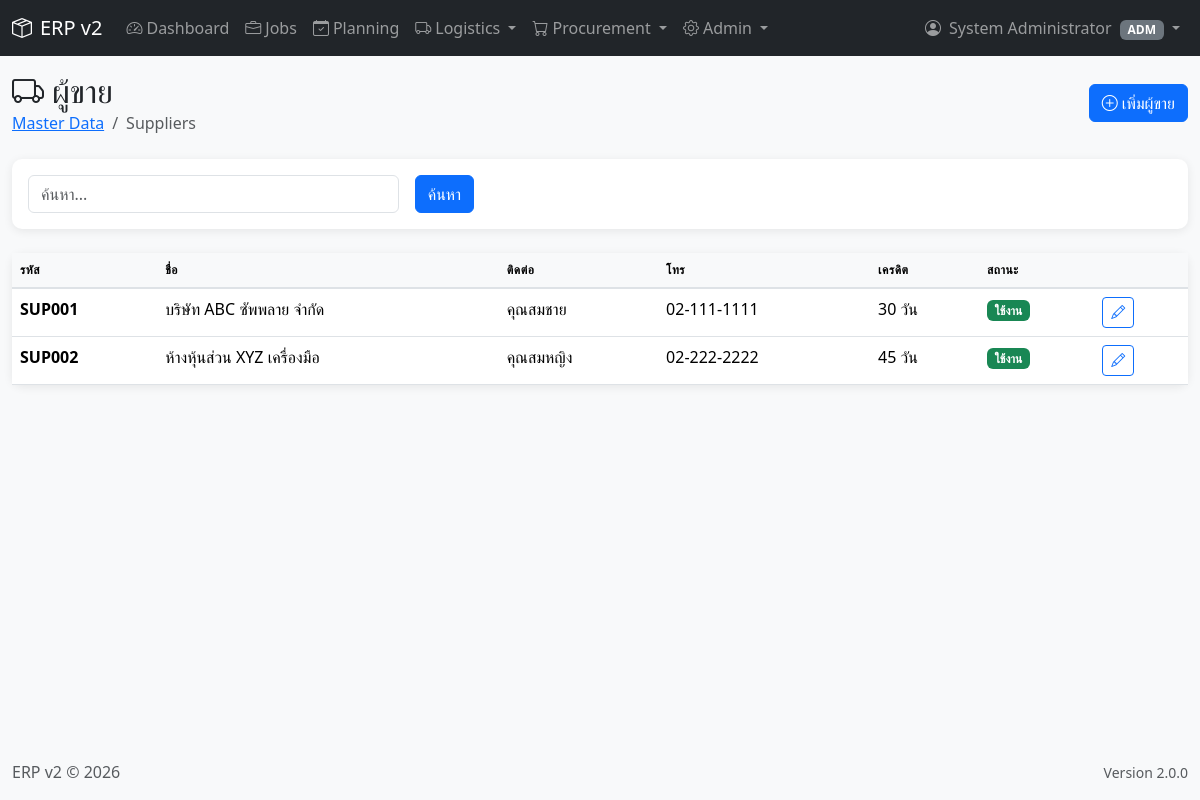
The app's page /modules/master/suppliers.php (signed in) with its own data.
### tables this page shows
CREATE TABLE IF NOT EXISTS `suppliers` (
    `id` INT UNSIGNED NOT NULL AUTO_INCREMENT,
    `code` VARCHAR(20) NOT NULL UNIQUE,
    `name` VARCHAR(200) NOT NULL,
    `contact_name` VARCHAR(100),
    `phone` VARCHAR(50),
    `email` VARCHAR(100),
    `address` TEXT,
    `tax_id` VARCHAR(20),
    `payment_terms` INT DEFAULT 30 COMMENT 'Days',
    `bank_name` VARCHAR(100),
    `bank_account` VARCHAR(50),
    `notes` TEXT,
    `is_active` TINYINT(1) DEFAULT 1,
    `created_by` INT UNSIGNED,
    `created_at` TIMESTAMP DEFAULT CURRENT_TIMESTAMP,
    `updated_at` TIMESTAMP DEFAULT CURRENT_TIMESTAMP ON UPDATE CURRENT_TIMESTAMP,
    PRIMARY KEY (`id`),
    INDEX `idx_code` (`code`),
    INDEX `idx_name` (`name`),
    INDEX `idx_active` (`is_active`)
);

### includes/functions.php (called while the page is built, shortened)
<?php
function e(string $string): string {
    return htmlspecialchars($string, ENT_QUOTES, 'UTF-8');
}
function get(string $key, $default = null) {
    return $_GET[$key] ?? $default;
}

### modules/master/suppliers.php (the view, shortened to what this page needs)
<?php
$db = getDB();
$action = get('action', 'list');
$search = get('search', '');
$showInactive = get('inactive', '0') === '1';
$where = $showInactive ? '1=1' : 'is_active = 1';
$params = [];
$suppliers = $db->prepare("SELECT * FROM suppliers WHERE $where ORDER BY code");
$suppliers->execute($params);
$suppliers = $suppliers->fetchAll();
require_once __DIR__ . '/../../includes/header.php';
?>
<div class="row mb-4">
    <div class="col-12 d-flex justify-content-between align-items-center">
        <div>
            <h2 class="mb-0"><i class="bi bi-truck me-2"></i>ผู้ขาย</h2>
            <nav aria-label="breadcrumb">
                <ol class="breadcrumb mb-0">
                    <li class="breadcrumb-item"><a href="index.php">Master Data</a></li>
                    <li class="breadcrumb-item active">Suppliers</li>
                </ol>
            </nav>
        </div>
        <div>
            <?php if ($action === 'list'): ?>
            <a href="?action=add" class="btn btn-primary"><i class="bi bi-plus-circle me-1"></i>เพิ่มผู้ขาย</a>
            <?php else: ?>
            <a href="suppliers.php" class="btn btn-outline-secondary"><i class="bi bi-arrow-left me-1"></i>กลับ</a>
            <?php endif; ?>
        </div>
    </div>
</div>
<?php if ($action === 'list'): ?>
<div class="card mb-4">
    <div class="card-body">
        <form method="GET" class="row g-3">
            <div class="col-md-4">
                <input type="text" class="form-control" name="search" placeholder="ค้นหา..." value="<?= e($search) ?>">
            </div>
            <div class="col-md-2">
                <button type="submit" class="btn btn-primary">ค้นหา</button>
            </div>
        </form>
    </div>
</div>
<div class="card">
    <div class="card-body p-0">
        <div class="table-responsive">
            <table class="table table-hover mb-0">
                <thead>
                    <tr>
                        <th>รหัส</th>
                        <th>ชื่อ</th>
                        <th>ติดต่อ</th>
                        <th>โทร</th>
                        <th>เครดิต</th>
                        <th>สถานะ</th>
                        <th></th>
                    </tr>
                </thead>
                <tbody>
                    <?php foreach ($suppliers as $s): ?>
                    <tr>
                        <td><strong><?= e($s['code']) ?></strong></td>
                        <td><?= e($s['name']) ?></td>
                        <td><?= e($s['contact_name']) ?></td>
                        <td><?= e($s['phone']) ?></td>
                        <td><?= $s['payment_terms'] ?> วัน</td>
                        <td>
                            <span class="badge bg-<?= $s['is_active'] ? 'success' : 'secondary' ?>">
                                <?= $s['is_active'] ? 'ใช้งาน' : 'ปิด' ?>
                            </span>
                        </td>
                        <td>
                            <a href="?action=edit&id=<?= $s['id'] ?>" class="btn btn-sm btn-outline-primary">
                                <i class="bi bi-pencil"></i>
                            </a>
                        </td>
                    </tr>
                    <?php endforeach; ?>
                </tbody>
            </table>
        </div>
    </div>
</div>
<?php endif; ?>
<?php require_once __DIR__ . '/../../includes/footer.php'; ?>

### assets/css/style.css (style rules this page uses)
:root { --primary-color: #0d6efd; --secondary-color: #6c757d; --success-color: #198754; --danger-color: #dc3545; --warning-color: #ffc107; --info-color: #0dcaf0; --dark-color: #212529; }
body { font-family: 'Segoe UI', Tahoma, Geneva, Verdana, sans-serif; background-color: #f8f9fa; }
.card { border: none; border-radius: 10px; box-shadow: 0 2px 10px rgba(0, 0, 0, 0.08); transition: transform 0.2s, box-shadow 0.2s; }
.table { background: white; }
.table th { background-color: #f8f9fa; font-weight: 600; text-transform: uppercase; font-size: 0.75rem; letter-spacing: 0.5px; border-bottom: 2px solid #dee2e6; }

### records on screen
suppliers: code "SUP001", name "บริษัท ABC ซัพพลาย จำกัด", contact_name "คุณสมชาย", phone "02-111-1111", payment_terms "30", is_active "ใช้งาน"
suppliers: code "SUP002", name "ห้างหุ้นส่วน XYZ เครื่องมือ", contact_name "คุณสมหญิง", phone "02-222-2222", payment_terms "45", is_active "ใช้งาน"

### other values on screen
$_SESSION['full_name'] "System Administrator"
implode(', ', $userRoles) "ADM"
APP_NAME "ERP v2"
APP_VERSION "2.0.0"
